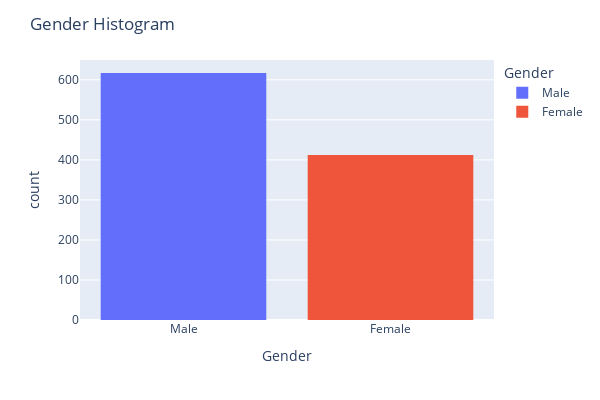

Source (notebook cell):
### Code cell
fig = px.histogram(df_eda.Gender, x="Gender" ,color="Gender")
fig.update_layout(
    title="Gender Histogram",
    height=400,
    width=600
)
fig.show()

### Figure 1 — Plotly figure (JSON) as saved in the notebook; plotly's stock layout.template omitted (floating-point values rounded to 4 significant figures; data arrays with more than 128 entries replaced by an {"elided": "..."} marker saying what was removed)
{"data": [{"alignmentgroup": "True", "bingroup": "x", "hovertemplate": "Gender=%{x}<br>count=%{y}<extra></extra>", "legendgroup": "Male", "marker": {"color": "#636efa", "pattern": {"shape": ""}}, "name": "Male", "offsetgroup": "Male", "orientation": "v", "showlegend": true, "type": "histogram", "x": {"elided": "617 str values"}, "xaxis": "x", "yaxis": "y"}, {"alignmentgroup": "True", "bingroup": "x", "hovertemplate": "Gender=%{x}<br>count=%{y}<extra></extra>", "legendgroup": "Female", "marker": {"color": "#EF553B", "pattern": {"shape": ""}}, "name": "Female", "offsetgroup": "Female", "orientation": "v", "showlegend": true, "type": "histogram", "x": {"elided": "412 str values"}, "xaxis": "x", "yaxis": "y"}], "layout": {"barmode": "relative", "height": 400, "legend": {"title": {"text": "Gender"}, "tracegroupgap": 0}, "margin": {"t": 60}, "title": {"text": "Gender Histogram"}, "width": 600, "xaxis": {"anchor": "y", "categoryarray": ["Male", "Female"], "categoryorder": "array", "domain": [0, 1], "title": {"text": "Gender"}}, "yaxis": {"anchor": "x", "domain": [0, 1], "title": {"text": "count"}}}}
